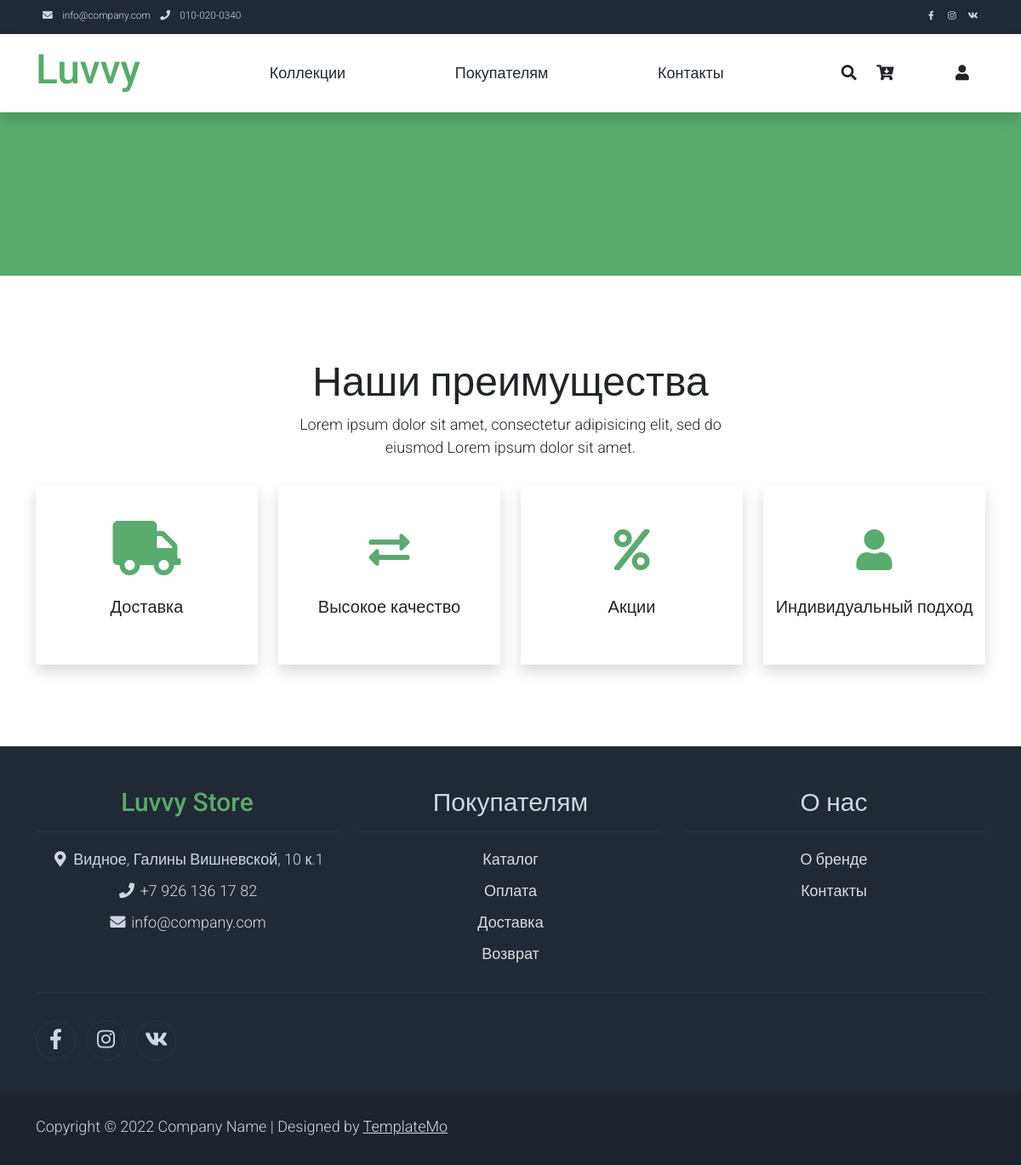
The app's page /about, older data.
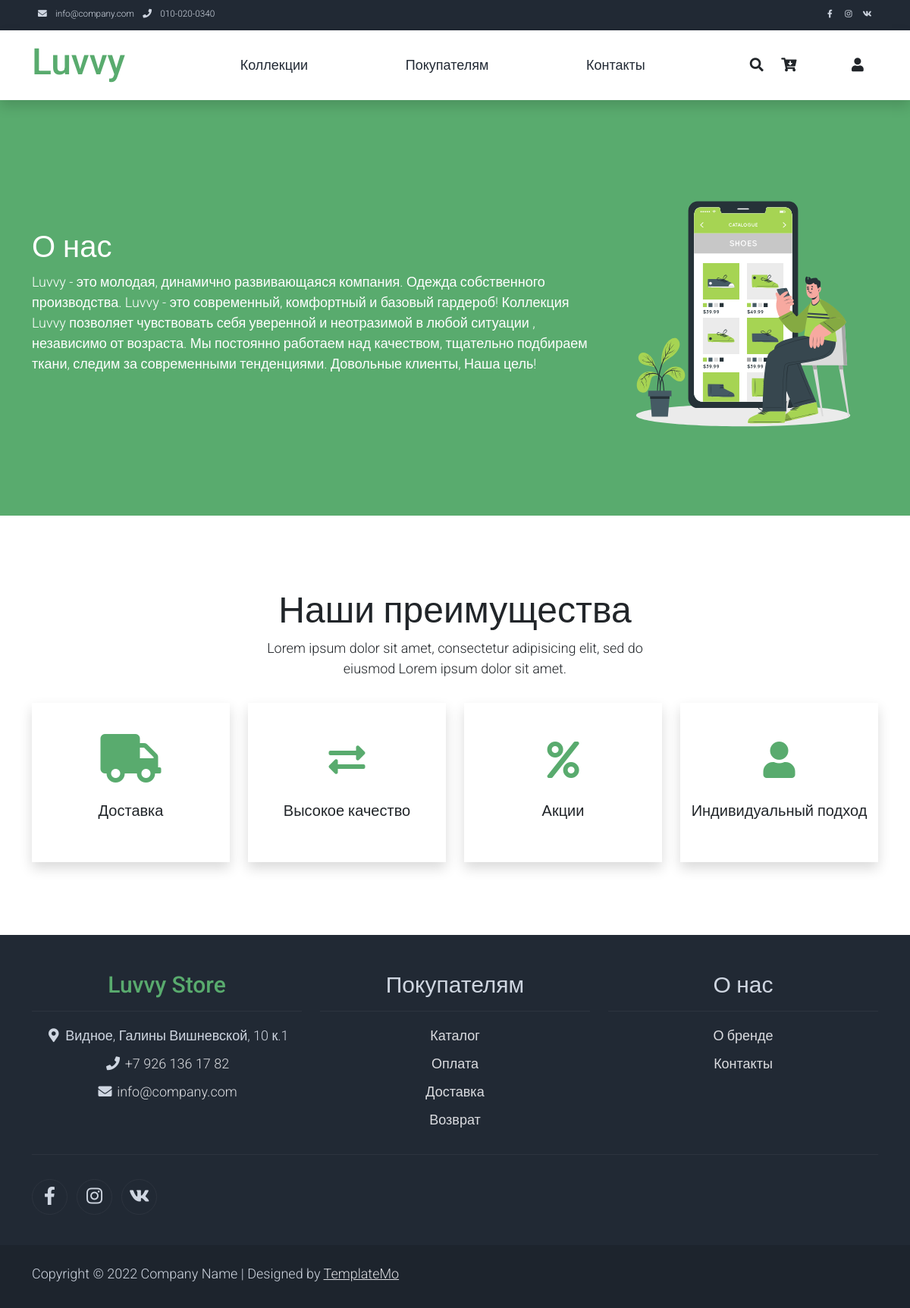
The same page, newer data.
### shop_app/models.py (models this page shows, shortened)
class AboutModel(models.Model):
    heading = models.CharField('Заголовок', max_length=20, db_index=True)
    description = models.TextField('Содержание', blank=True)
    image = models.ImageField('Изображение', upload_to='products/about/', blank=True)
    class Meta:
        verbose_name = 'О нас'
        verbose_name_plural = 'О нас'

### shop_app/views.py (the view)
# urls.py: path('about', AboutView.as_view(), name='about'),
class AboutView(ListView):
    model = AboutModel
    template_name = 'shop_app/about.html'
    context_object_name = 'about_us'
    def get_context_data(self, *, object_list=None, **kwargs):
        context = super(AboutView, self).get_context_data(**kwargs)
        return context

### shop_app/templates/shop_app/about.html (shortened to what this page needs)
{% extends 'shop_app/base.html' %}
{% load static %}
{% block about %}
    <section class="bg-success py-5">
        <div class="container">
            <div class="row align-items-center py-5">
            {% for about in about_us %}
                <div class="col-md-8 text-white">
                    <h1>{{ about.heading }}</h1>
                    <p>
                        {{ about.description }}
                    </p>
                </div>
                <div class="col-md-4">
                    <img src="{% static 'shop_app/img/about-hero.svg' %}" alt="About Hero">
                </div>
            {% endfor %}
            </div>
        </div>
    </section>
    <section class="container py-5">
        <div class="row text-center pt-5 pb-3">
            <div class="col-lg-6 m-auto">
                <h1 class="h1">Наши преимущества</h1>
                <p>
                    Lorem ipsum dolor sit amet, consectetur adipisicing elit, sed do eiusmod
                    Lorem ipsum dolor sit amet.
                </p>
            </div>
        </div>
        <div class="row">
            <div class="col-md-6 col-lg-3 pb-5">
                <div class="h-100 py-5 services-icon-wap shadow">
                    <div class="h1 text-success text-center"><i class="fa fa-truck fa-lg"></i></div>
                    <h2 class="h5 mt-4 text-center">Доставка</h2>
                </div>
            </div>
            <div class="col-md-6 col-lg-3 pb-5">
                <div class="h-100 py-5 services-icon-wap shadow">
                    <div class="h1 text-success text-center"><i class="fas fa-exchange-alt"></i></div>
                    <h2 class="h5 mt-4 text-center">Высокое качество</h2>
                </div>
            </div>
            <div class="col-md-6 col-lg-3 pb-5">
                <div class="h-100 py-5 services-icon-wap shadow">
                    <div class="h1 text-success text-center"><i class="fa fa-percent"></i></div>
                    <h2 class="h5 mt-4 text-center">Акции</h2>
                </div>
            </div>
            <div class="col-md-6 col-lg-3 pb-5">
                <div class="h-100 py-5 services-icon-wap shadow">
                    <div class="h1 text-success text-center"><i class="fa fa-user"></i></div>
                    <h2 class="h5 mt-4 text-center">Индивидуальный подход</h2>
                </div>
            </div>
        </div>
    </section>
{% endblock %}

### shop_app/templates/shop_app/base.html (shortened to what this page needs)
<!DOCTYPE html>
{% load static %}
<html lang="ru">
<head>
    <link rel="stylesheet" href="{% static 'shop_app/css/bootstrap.min.css' %}">
    <link rel="stylesheet" href="{% static 'shop_app/css/templatemo.css' %}">
    <link rel="stylesheet" href="{% static 'shop_app/css/custom.css' %}">
    <link rel="stylesheet" type="text/css" href="{% static 'shop_app/css/slick.min.css' %}">
    <link rel="stylesheet" type="text/css" href="{% static 'shop_app/css/slick-theme.css' %}">
    <link rel="stylesheet" href="{% static 'shop_app/css/fontawesome.min.css' %}">
</head>
<body>
    <nav class="navbar navbar-expand-lg bg-dark navbar-light d-none d-lg-block" id="templatemo_nav_top">
        <div class="container text-light">
            <div class="w-100 d-flex justify-content-between">
                <div>
                    <i class="fa fa-envelope mx-2"></i>
                    <a class="navbar-sm-brand text-light text-decoration-none" href="mailto:info@company.com">info@company.com</a>
                    <i class="fa fa-phone mx-2"></i>
                    <a class="navbar-sm-brand text-light text-decoration-none" href="tel:010-020-0340">010-020-0340</a>
                </div>
                <div>
                    <a class="text-light" href="https://fb.com/templatemo" target="_blank" rel="sponsored"><i class="fab fa-facebook-f fa-sm fa-fw me-2"></i></a>
                    <a class="text-light" href="https://www.instagram.com/" target="_blank"><i class="fab fa-instagram fa-sm fa-fw me-2"></i></a>
                    <a class="text-light" href="https://twitter.com/" target="_blank"><i class="fab fa-vk fa-sm fa-fw me-2"></i></a>
                </div>
            </div>
        </div>
    </nav>
    <nav class="navbar navbar-expand-lg navbar-light shadow">
        <div class="container d-flex justify-content-between align-items-center">
            <a class="navbar-brand text-success logo h1 align-self-center" href="/">
                Luvvy
            </a>
            <div class="align-self-center collapse navbar-collapse flex-fill  d-lg-flex justify-content-lg-between" id="templatemo_main_nav">
                <div class="flex-fill">
                    <ul class="nav navbar-nav d-flex justify-content-between mx-lg-auto">
                        <li class="nav-item">
                            <a class="nav-link" href="/product">Коллекции</a>
                        </li>
                        <li class="nav-item">
                            <a class="nav-link" href="/card_prod">Покупателям</a>
                        </li>
                        <li class="nav-item">
                            <a class="nav-link" href="/contact">Контакты</a>
                        </li>
                    </ul>
                </div>
                <div class="navbar align-self-center d-flex">
                    <a class="nav-icon d-none d-lg-inline" href="#" data-bs-toggle="modal" data-bs-target="#templatemo_search">
                        <i class="fa fa-fw fa-search text-dark mr-2"></i>
                    </a>
                    <a class="nav-icon position-relative text-decoration-none" href="/basket">
                        <i class="fa fa-fw fa-cart-arrow-down text-dark mr-1"></i>
                    </a>
                    {% if request.user.is_authenticated %}
                    <li class="nav-link">
                        <a class="nav-link" href="#">{{ user.username }}</a>
                    </li>
                    <li class="nav-link">
                        <a class="nav-link" href="/logout">Выйти</a>
                    </li>
                    {% else %}
                    <a class="nav-link">
                        <a class="nav-link" href="/login"><i class="fa fa-fw fa-user text-dark mr-3"></i></a>
                    </a>
                    {% endif %}
                </div>
            </div>
        </div>
    </nav>
    {% block about %}{% endblock %}
    <footer class="bg-dark" id="tempaltemo_footer">
        <div class="container text-center">
            <div class="row">
                <div class="col-md-4 pt-5">
                    <h2 class="h2 text-success border-bottom pb-3 border-light logo">Luvvy Store</h2>
                    <ul class="list-unstyled text-light footer-link-list">
                        <li>
                            <i class="fas fa-map-marker-alt fa-fw"></i>
                            Видное, Галины Вишневской, 10 к.1
                        </li>
                        <li>
                            <i class="fa fa-phone fa-fw"></i>
                            <a class="text-decoration-none" href="tel:010-020-0340">+7 926 136 17 82</a>
                        </li>
                        <li>
                            <i class="fa fa-envelope fa-fw"></i>
                            <a class="text-decoration-none" href="mailto:info@company.com">info@company.com</a>
                        </li>
                    </ul>
                </div>
                <div class="col-md-4 pt-5">
                    <h2 class="h2 text-light border-bottom pb-3 border-light">Покупателям</h2>
                    <ul class="list-unstyled text-light footer-link-list">
                        <li><a class="text-decoration-none" href="#">Каталог</a></li>
                        <li><a class="text-decoration-none" href="#">Оплата</a></li>
                        <li><a class="text-decoration-none" href="#">Доставка</a></li>
                        <li><a class="text-decoration-none" href="#">Возврат</a></li>
                    </ul>
                </div>
                <div class="col-md-4 pt-5">
                    <h2 class="h2 text-light border-bottom pb-3 border-light">О нас</h2>
                    <ul class="list-unstyled text-light footer-link-list">
                        <li><a class="text-decoration-none" href="/about">О бренде</a></li>
                        <li><a class="text-decoration-none" href="/contact">Контакты</a></li>
                    </ul>
                </div>
            </div>
            <div class="row text-light mb-4">
                <div class="col-12 mb-3">
                    <div class="w-100 my-3 border-top border-light"></div>
                </div>
                <div class="col-auto me-auto">
                    <ul class="list-inline text-left footer-icons">
                        <li class="list-inline-item border border-light rounded-circle text-center">
                            <a class="text-light text-decoration-none" target="_blank" href="http://facebook.com/"><i class="fab fa-facebook-f fa-lg fa-fw"></i></a>
                        </li>
                        <li class="list-inline-item border border-light rounded-circle text-center">
                            <a class="text-light text-decoration-none" target="_blank" href="https://www.instagram.com/"><i class="fab fa-instagram fa-lg fa-fw"></i></a>
                        </li>
                        <li class="list-inline-item border border-light rounded-circle text-center">
                            <a class="text-light text-decoration-none" target="_blank" href="https://vk.com/"><i class="fab fa-vk fa-lg fa-fw"></i></a>
                        </li>
                    </ul>
                </div>
            </div>
        </div>
        <div class="w-100 bg-black py-3">
            <div class="container">
                <div class="row pt-2">
                    <div class="col-12">
                        <p class="text-left text-light">
                            Copyright &copy; 2022 Company Name
                            | Designed by <a rel="sponsored" href="https://templatemo.com" target="_blank">TemplateMo</a>
                        </p>
                    </div>
                </div>
            </div>
        </div>
    </footer>
</body>
</html>

### shop_app/static/shop_app/css/templatemo.css (style rules this page uses)
body, ul, li, p, a, label, input, div { font-family: 'Roboto', sans-serif; font-size: 18px !important; font-weight: 300 !important; }
.h1 { font-family: 'Roboto', sans-serif; font-size: 48px !important; font-weight: 200 !important; }
.h2 { font-family: 'Roboto', sans-serif; font-size: 30px !important; font-weight: 300; }
.logo { font-weight: 500 !important; }
.text-success { color: #59ab6e !important; }
.text-light { color: #cfd6e1 !important; }
.bg-dark { background-color: #212934 !important; }
.bg-black { background-color: #1d242d !important; }
.bg-success { background-color: #59ab6e !important; }
#templatemo_nav_top { min-height: 40px; }
#templatemo_nav_top * { font-size: .9em !important; }
#templatemo_main_nav a { color: #212934; }
#templatemo_main_nav .navbar .nav-icon { margin-right: 20px; }
.services-icon-wap { transition: .3s; }
#tempaltemo_footer a { color: #dcdde1; }
#tempaltemo_footer ul.footer-link-list li { padding-top: 10px; }
#tempaltemo_footer ul.footer-icons li { width: 2.6em; height: 2.6em; line-height: 2.6em; }
#tempaltemo_footer .border-light { border-color: #2d343f !important; }
@media (min-width: 768px) { #templatemo_main_nav .navbar-nav { max-width: 450px; } }
@media (min-width: 992px) { #templatemo_main_nav .navbar-nav { max-width: 550px; } }

Row changes from the older to the newer data that the page shows:
added AboutModel: heading "О нас", description "Luvvy - это молодая, динамично развивающаяся компания. Одежда собственного производства. Luvvy - это современный, комфортный и базовый гардероб! Коллекция Luvvy позволяет чувствовать себя уверенной и неотразимой в любой ситуации , независимо от возраста. Мы постоянно работаем над качеством, тщательно подбираем ткани, следим за современными тенденциями. Довольные клиенты, Наша цель!"
